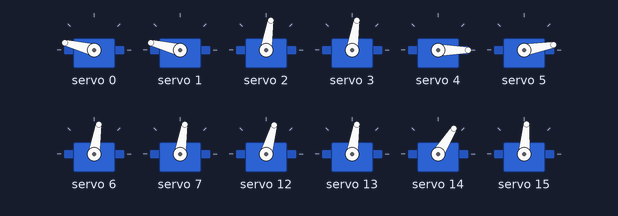
Recording of a sketch running on a simulated Arduino Uno, built with avr-gcc and run on an emulated ATmega328P. Shown: 12 × servo.

Above: at 0.1 s.
At 5.4 s:
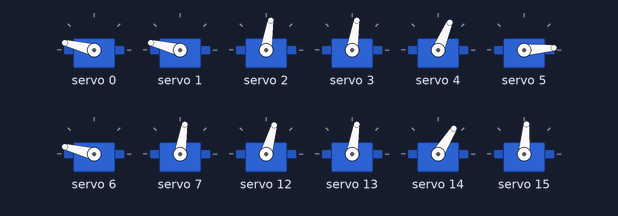
At 9.1 s:
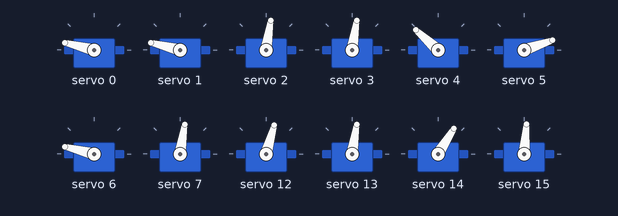
At 20.5 s:
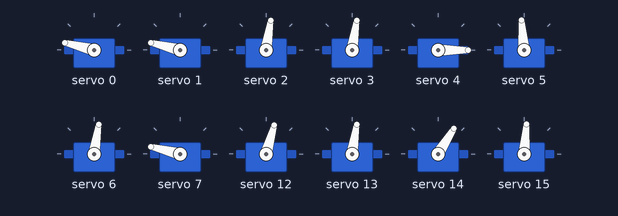
At 30.23 s:
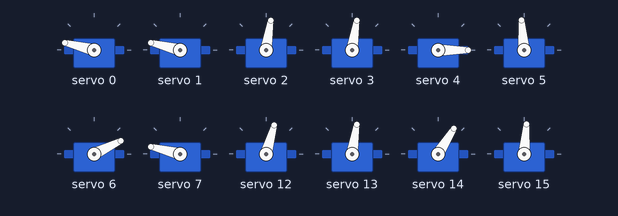
At 39.83 s:
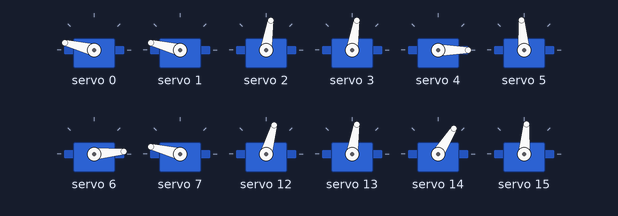
Timing chart, 0 to 40.0 s (numbered marks = the images above):
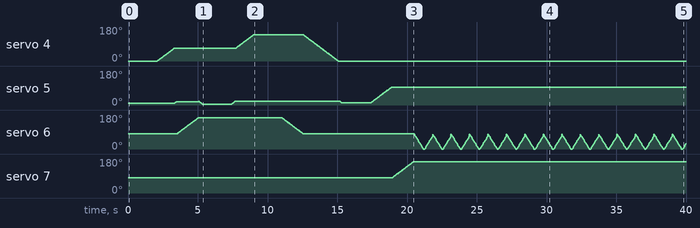

The sketch:

robot_humanoid_2.ino
```cpp
#include "HCPCA9685.h"
#define  I2CAdd 0x40

HCPCA9685 HCPCA9685(I2CAdd);
int pos = 0;

void setup()
{
  Serial.begin(9600);
  HCPCA9685.Init(SERVO_MODE);
  HCPCA9685.Sleep(false);

//  Tangan Kiri
  HCPCA9685.Servo(0, 360);
  HCPCA9685.Servo(1, 360);
  HCPCA9685.Servo(2, 180);
  HCPCA9685.Servo(3, 180);

// Tangan Kanan
  HCPCA9685.Servo(4, 0);
  HCPCA9685.Servo(5, 30);
  HCPCA9685.Servo(6, 180);
  HCPCA9685.Servo(7, 180);

//  Kaki Kiri kanan
  HCPCA9685.Servo(12, 166);
  HCPCA9685.Servo(13, 180);
  HCPCA9685.Servo(14, 133);
  HCPCA9685.Servo(15, 190);

//  for (pos = 270; pos >= 180; pos -= 3) {
//    HCPCA9685.Servo(5, pos);
//    delay(30);
//  }

    // Tangan Kanan
    // Bela Negara
    delay(2000);
    for (pos = 0; pos <= 150; pos += 3){
    HCPCA9685.Servo(4, pos);
    delay(25);
    }
    for (pos = 30; pos <= 50; pos += 3){
    HCPCA9685.Servo(5, pos);
    delay(25);
    }
    for (pos = 180; pos <= 360; pos += 3){
    HCPCA9685.Servo(6, pos);
    delay(25);
    }
    for (pos = 50; pos >= 16; pos -= 3){
    HCPCA9685.Servo(5, pos);
    delay(25);
    }

    // Hormat
    delay(2000);
    for (pos = 16; pos <= 50; pos += 3){
    HCPCA9685.Servo(5, pos);
    delay(25);
    }
    for (pos = 150; pos <= 300; pos += 3){
    HCPCA9685.Servo(4, pos);
    delay(25);
    }

    // Tegak
    delay(2000);
    for (pos = 360; pos >= 180; pos -= 3){
    HCPCA9685.Servo(6, pos);
    delay(25);
    }
    for (pos = 300; pos >= 0; pos -= 3){
    HCPCA9685.Servo(4, pos);
    delay(25);
    }
    for (pos = 50; pos >= 30; pos -= 3){
    HCPCA9685.Servo(5, pos);
    delay(25);
    }

    // Halo
    delay(2000);
    for (pos = 30; pos <= 210; pos += 3){
    HCPCA9685.Servo(5, pos);
    delay(25);
    }
    for (pos = 180; pos <= 360; pos += 3){
    HCPCA9685.Servo(7, pos);
    delay(25);
    }
}

void loop()
{
  for (pos = 180; pos >= 0; pos -= 4) {
    HCPCA9685.Servo(6, pos);
    delay(15);
  }
  for (pos = 0; pos <= 150; pos += 4) {
    // in steps of 1 degree
    HCPCA9685.Servo(6, pos);;
    delay(15);
  }
}
```
